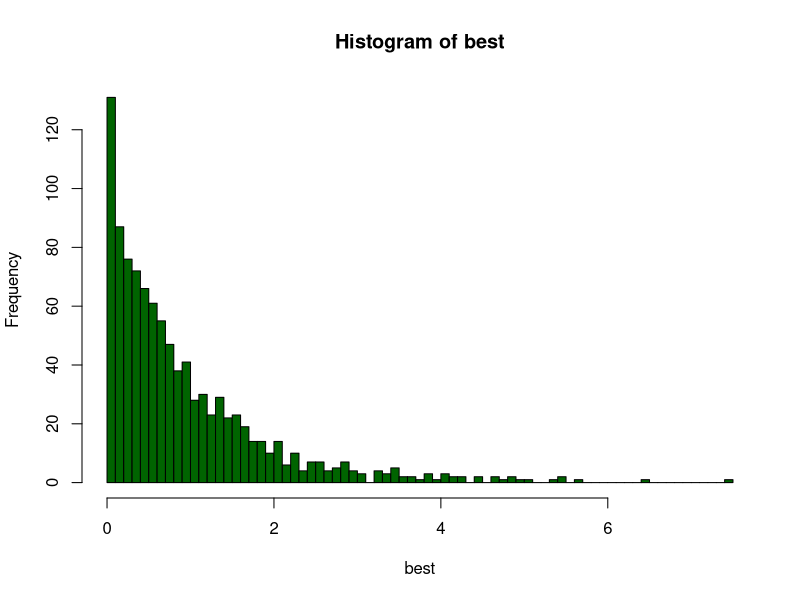

Recreate this plot in R.
Best=function(n,alpha)
{
best=vector(length=n)
i=1;count=0
d=0.07+0.75*((1-alpha)^(0.5))
b=1+exp(-1*d)*alpha/d
while(i<=n)
{
arr=runif(2)
count=count+1
if (arr[1]<=1/b) 
{
X=((b*arr[1])^(1/alpha))*d
}
else 
{
X=-log(exp(-1*d)+(d-b*d*arr[1])/(alpha))
}
#cat(arr[1],arr[2],X,"\n")
if (X<=d && X!=0 && arr[2]<=exp(-X))
{
best[i]=X
i=i+1
}
if (X>d && arr[2]<=(X/d)^(alpha-1))
{
best[i]=X
i=i+1
}
}
integrand=function(x){x^(alpha)*exp(-1*x)}
c=integrate(integrand,lower=0,upper=Inf)$value
cat("Theoritical Acceptance via Best method:",
c/((d+exp(-1*d)*alpha)*(d^(alpha-1))),"\n")
#print(1/c)
cat("Acceptance Obtained:",n/count,"\n")
png("image2.png")
hist(best,breaks=100,col="darkgreen")
dev.off()
#cat((n/count))

}
Best(1000,0.9)
